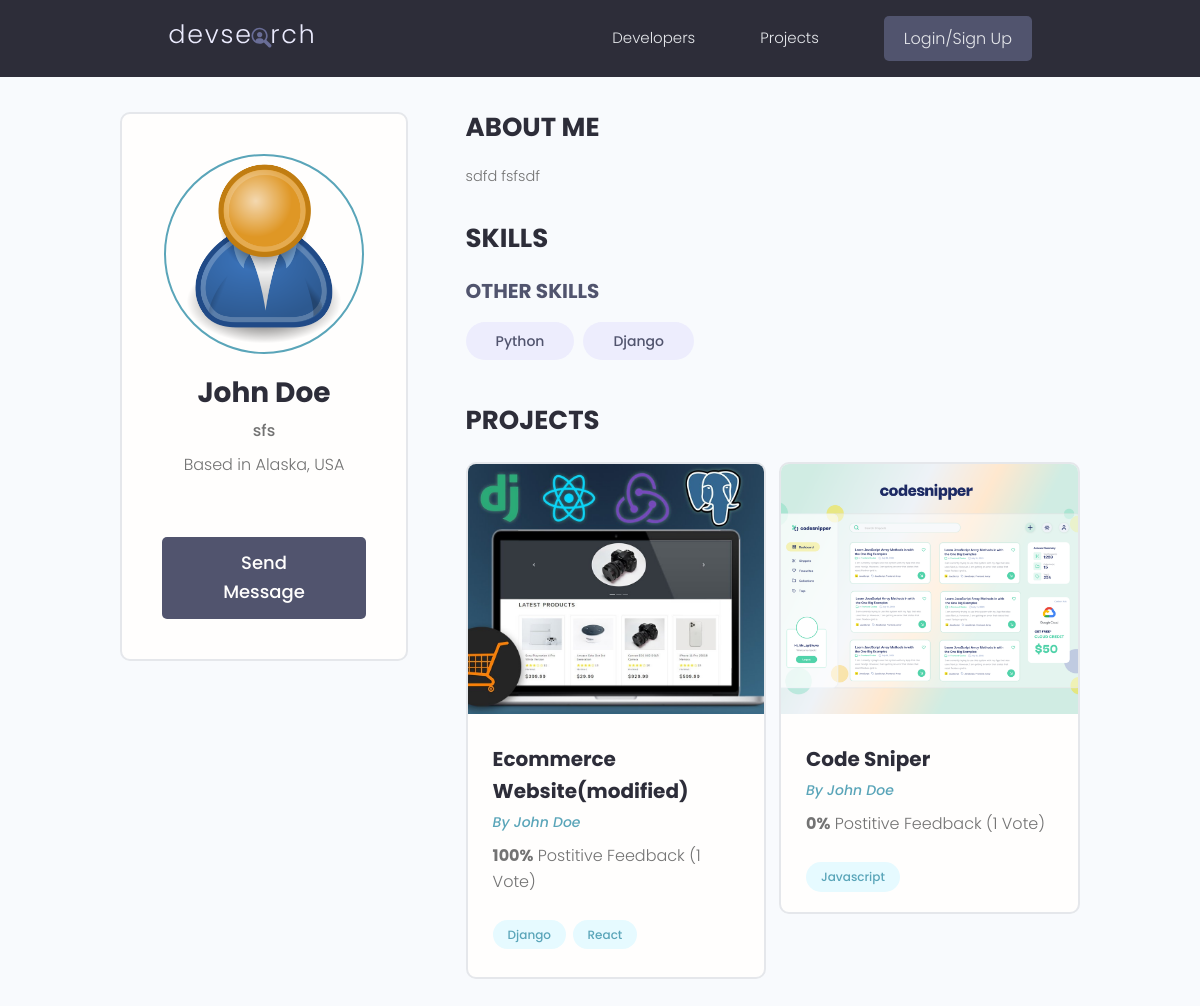
The page /profile/c28f3af5-e85e-414a-8dc9-d0ddf54f9bcc/ on the database its author committed.
### users/models.py (models this page shows, shortened)
class Profile(models.Model):
    user = models.OneToOneField(User, on_delete=models.CASCADE, null=True, blank=True)
    name = models.CharField(max_length=200, blank=True, null=True)
    email = models.EmailField(max_length=500, blank=True, null=True)
    username = models.CharField(max_length=200, blank=True, null=True)
    location = models.CharField(max_length=200, blank=True, null=True)
    short_intro = models.CharField(max_length=200, blank=True, null=True)
    bio = models.TextField(blank=True, null=True)
    profile_image = models.ImageField(blank=True, null=True, upload_to='profiles/',
    default="profiles/user-default.png")
    social_github = models.CharField(max_length=200, blank=True, null=True)
    social_twitter = models.CharField(max_length=200, blank=True, null=True)
    social_linkedin = models.CharField(max_length=200, blank=True, null=True)
    social_youtube = models.CharField(max_length=200, blank=True, null=True)
    social_website = models.CharField(max_length=200, blank=True, null=True)
    created = models.DateTimeField(auto_now_add=True)
    id = models.UUIDField(default=uuid.uuid4, unique=True, primary_key=True, editable=False)

class Skill(models.Model):
    owner = models.ForeignKey(
        Profile, on_delete=models.CASCADE, null=True, blank=True)
    name = models.CharField(max_length=200, blank=True, null=True)
    description = models.TextField(null=True, blank=True)
    created = models.DateTimeField(auto_now_add=True)
    id = models.UUIDField(default=uuid.uuid4, unique=True,
                         primary_key=True, editable=False)
    def __str__(self):
        return str(self.name)

### projects/models.py (models this page shows, shortened)
class Project(models.Model):
    owner = models.ForeignKey(
        Profile, null=True, blank=True, on_delete=models.SET_NULL)
    title = models.CharField(max_length=200)
    description = models.TextField(null=True, blank=True)
    featured_image = models.ImageField(
        null=True, blank=True, default="default.jpg")
    demo_link = models.CharField(max_length=2000, null=True, blank=True)
    source_link = models.CharField(max_length=2000, null=True, blank=True)
    tags = models.ManyToManyField('Tag', blank=True)
    vote_total = models.IntegerField(default=0, null=True, blank=True)
    vote_ratio = models.IntegerField(default=0, null=True, blank=True)
    created = models.DateTimeField(auto_now_add=True)
    id = models.UUIDField(default=uuid.uuid4, unique=True, primary_key=True, editable=False)
    class Meta:
        ordering = ['-vote_ratio', '-vote_total', 'title']

class Tag(models.Model):
    name = models.CharField(max_length=200)
    created = models.DateTimeField(auto_now_add=True)
    id = models.UUIDField(default=uuid.uuid4, unique=True, primary_key=True, editable=False)
    def __str__(self):
        return self.name

### users/views.py (the view)
# urls.py: path('profile/<str:pk>/', views.userProfile, name="user-profile"),
def userProfile(request, pk):
    profile = Profile.objects.get(id=pk)
    topSkills = profile.skill_set.exclude(description__exact="")
    otherSkills = profile.skill_set.filter(description="")
    context = {'profile': profile, 'topSkills': topSkills, 'otherSkills': otherSkills }
    return render(request, 'users/user-profile.html', context)

### users/templates/users/user-profile.html (shortened to what this page needs)
{% extends 'main.html' %}
{% block content %}
<main class="profile my-md">
    <div class="container">
        <div class="layout">
            <div class="column column--1of3">
                <div class="card text-center">
                    <div class="card__body dev">
                        <img class="avatar avatar--xl" src="{{ profile.profile_image.url }}" />
                        <h2 class="dev__name">{{profile.name}}</h2>
                        <p class="dev__title">{{profile.short_intro}}</p>
                        <p class="dev__location">Based in {{profile.location}}</p>
                        {% if request.user.profile.id != profile.id %}
                        <a href="{% url 'create-message' profile.id %}" class="btn btn--sub btn--lg">Send Message </a>
                        {% endif %}
                    </div>
                </div>
            </div>
            <div class="column column--2of3">
                <div class="devInfo">
                    <h3 class="devInfo__title">About Me</h3>
                    <p class="devInfo__about">{{profile.bio}}</p>
                </div>
                <div class="devInfo">
                    <h3 class="devInfo__title">Skills</h3>
                    <div class="devInfo__skills">
                        <h3 class="devInfo__subtitle">Other Skills</h3>
                        <div class="devInfo__otherSkills">
                            {% for skill in otherSkills %}
                            <span class="tag tag--pill tag--sub tag--lg">
                                <small>{{ skill }}</small>
                            </span>
                            {% endfor %}
                        </div>
                    </div>
                </div>
                <div class="devInfo">
                    <h3 class="devInfo__title">Projects</h3>
                    <div class="grid grid--two">
                        {% for project in profile.project_set.all  %}
                        <div class="column">
                            <div class="card project">
                                <a href="{% url 'project' project.id %}" class="project">
                                    <img class="project__thumbnail" src="{{ project.featured_image.url }}"
                                        alt="project thumbnail" />
                                    <div class="card__body">
                                        <h3 class="project__title">{{ project.title }}</h3>
                                        <p><a class="project__author" href="{% url 'user-profile' project.owner.id %}">By {{project.owner.name}}</a></p>
                                        <p class="project--rating">
                                            <span style="font-weight: bold;">{{ project.vote_ratio }}%</span> Postitive
                                            Feedback ({{ project.vote_total }} Vote{{ project.vote_total|pluralize:"s"}})
                                        </p>
                                        <div class="project__tags">
                                            {% for tag in project.tags.all %}
                                            <span class="tag tag--pill tag--main">
                                                <small>{{ tag }}</small>
                                            </span>
                                            {% endfor %}
                                        </div>
                                    </div>
                                </a>
                            </div>
                        </div>
                        {% endfor %}
                    </div>
                </div>
            </div>
        </div>
    </div>
</main>
{% endblock content %}

### static/styles/app.css (style rules this page uses)
:root { --color-sub: #2d2d39; }
.btn--sub { background-color: var(--color-sub-light); }
.card { border: 2px solid var(--color-light); }
img { width: 100%; }
.profile .card > .dev { padding: 4rem; }
.dev__name { color: var(--color-sub); font-size: 2.8rem; font-weight: 700; margin-top: 1rem; margin-bottom: 0.5rem; }
.dev__title { font-size: 1.6rem; font-weight: 500; line-height: 1.3; }
.dev__location { margin-top: 1rem; }
.devInfo { margin-bottom: 3rem; }
.devInfo__title, .devInfo__subtitle { font-size: 2.6rem; color: var(--color-sub); text-transform: uppercase; font-weight: 700; margin-bottom: 1.5rem; }
.devInfo__subtitle { font-size: 2rem; color: var(--color-sub-light); }
.devInfo__about, .devSkill__info { font-size: 1.45rem; line-height: 1.7; text-align: justify; }
.project__author { font-size: 1.4rem; font-style: italic; }
.project--rating { margin-bottom: 1.6em; margin-top: .5em; }
.project__thumbnail { height: 25rem; object-fit: cover; object-position: top center; }
.project__title { font-size: 2rem; font-weight: 700; color: var(--color-sub); }

### static/uikit/styles/modules/_variables.css (style rules this page uses)
:root { --color-main: #5aa5b9; --color-main-light: #e6faff; --color-sub: #3f4156; --color-sub-light: #51546e; --color-sub-lighter: #ededfd; --color-text: #737373; --color-gray: #8b8b8b; --color-light: #e5e7eb; --color-light-gray: #767676; --color-bg: #f8fafd; --color-white: #fffefd; --color-white-light: #f3f3f3; --color-success: #359e64; --color-success-bg: #def8e8; --color-error: #fc4b0b; --color-error-bg: #fff2ee; --font-base: 'Poppins', arial, helvetica, 'Segoe UI', roboto, ubuntu, sans-serif; --font-monospace: 'Fira Code', 'Courier New', courier, monospace; --font-regular: 300; --font-medium: 500; --font-bold: 700; --generic-shadow: 1px 1px 5px #00000010; --generic-transition: all 0.3s ease-in-out; }

### static/uikit/styles/modules/_base.css (style rules this page uses)
* { margin: 0; padding: 0; box-sizing: border-box; text-rendering: optimizeLegibility; color: inherit; font-size: inherit; }
html { font-size: 50%; }
@media only screen and (min-width: 480px) { html { font-size: 56.25%; } }
@media only screen and (min-width: 1200px) { html { font-size: 62.5%; } }
body { line-height: 1.6; font-weight: 400; font-size: 1.5rem; color: var(--color-text); background-color: var(--color-bg); min-height: 100vh; }

### static/uikit/styles/modules/_typography.css (style rules this page uses)
* { font-family: var(--font-base); }
h2 { font-size: 3.6rem; font-weight: var(--font-bold); }
h3 { font-size: 3.2rem; font-weight: var(--font-medium); }
p, span, strong { font-size: 1.6rem; color: var(--color-text); font-weight: var(--font-regular); }
a { padding-bottom: 2px; text-decoration: none; display: inline-block; color: var(--color-main); font-weight: var(--font-medium); }

### static/uikit/styles/modules/_utilities.css (style rules this page uses)
.container { width: 92%; max-width: 165rem; margin: 0 auto; box-sizing: border-box; }
@media screen and (min-width: 1000px) { .container { width: 90%; } }
@media screen and (min-width: 1200px) { .container { width: 80%; } }
.text-center { text-align: center; }
.my-md { margin: 3rem auto; }

### static/uikit/styles/modules/_avatar.css (style rules this page uses)
.avatar { border-radius: 50%; border: 2px solid var(--color-main); object-fit: cover; }
.avatar--xl { height: 20rem; width: 20rem; }

### static/uikit/styles/modules/_button.css (style rules this page uses)
.btn { display: inline-block; position: relative; cursor: pointer; background-color: var(--color-light); font-weight: var(--font-medium); color: var(--color-sub); text-decoration: none; padding: 1rem 2rem; border-radius: 0.5rem; border: none; width: -webkit-fit-content; width: -moz-fit-content; width: fit-content; height: -webkit-fit-content; height: -moz-fit-content; height: fit-content; font-size: 1.6rem; outline-width: 0; outline-color: transparent; -webkit-backface-visibility: hidden; backface-visibility: hidden; transition: all 0.3s ease-in-out; }
.btn--sub { background-color: var(--color-sub); color: var(--color-white); }
.btn--lg { font-size: 1.8rem; padding: 1.2rem 4.5rem; }

### static/uikit/styles/modules/_card.css (style rules this page uses)
.card { border-radius: 1rem; background-color: var(--color-white); border: 1.5px solid var(--color-light); width: auto; height: auto; margin-top: 0.5rem; margin-bottom: 0.5rem; overflow: hidden; }
.card__body, .card__header { padding: 2rem 2.5rem; }

### static/uikit/styles/modules/_grid.css (style rules this page uses)
.grid { display: flex; flex-wrap: wrap; justify-content: flex-start; align-items: stretch; }
.grid > .column { min-width: 28rem; margin-bottom: 2.5rem; }
.grid--two > .column { flex-basis: 100%; }
@media screen and (min-width: 800px) { .grid--two { margin-right: -2%; } }
@media screen and (min-width: 800px) { .grid--two > .column { margin-right: 2%; } }
@media screen and (min-width: 800px) { .grid--two > .column { flex-basis: 48%; } }

### rows shown on the page
Profile: profile_image (placeholder picture), name "John Doe", short_intro "sfs", location "Alaska, USA", bio "sdfd fsfsdf"
Skill: name "Python"
Skill: name "Django"
Project: featured_image (picture), title "Ecommerce Website(modified)", owner.name "John Doe", vote_ratio "100", vote_total "1"
Tag: name "Django"
Tag: name "React"
Project: featured_image (picture), title "Code Sniper", owner.name "John Doe", vote_ratio "0", vote_total "1"
Tag: name "Javascript"
